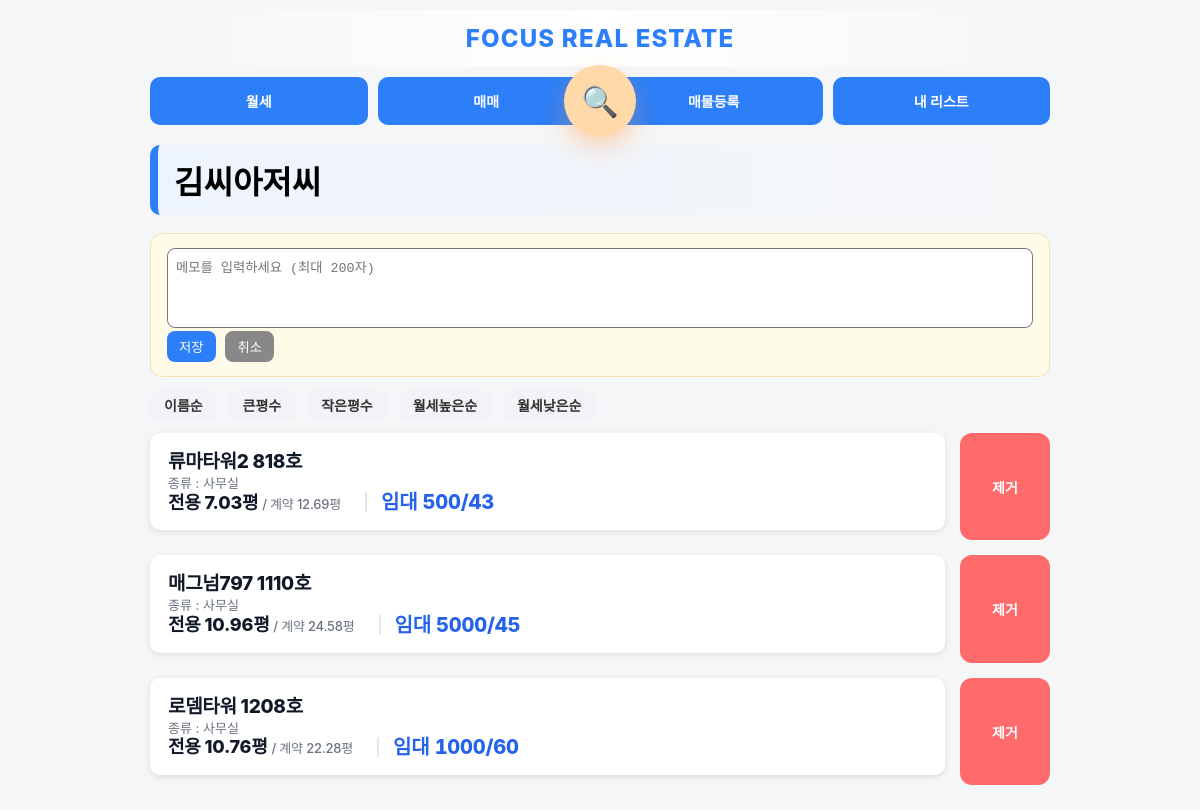
The page /collections/1 (signed in) on the database its author committed.
### app.py (models this page shows)
class Collection(db.Model):
    id = db.Column(db.Integer, primary_key=True)
    title = db.Column(db.String(200))
    memo = db.Column(db.String(200))
    created_at = db.Column(db.String(50))

class Property(db.Model):
    status = db.Column(db.String(20), default='available')
    property_type = db.Column(db.String(50))
    id = db.Column(db.Integer, primary_key=True)
    building_name = db.Column(db.String(200))
    exclusive_area = db.Column(db.Float)
    contract_area = db.Column(db.Float)
    deposit = db.Column(db.Integer)
    rent = db.Column(db.Integer)
    sale_price = db.Column(db.Integer)
    category = db.Column(db.String(20))
    status = db.Column(db.String(20), default='available')
    category = db.Column(db.String(20))
    status = db.Column(db.String(20), default='available')
    private_memo = db.Column(db.Text)
    has_interior = db.Column(db.Boolean, default=False)
    has_gonghang = db.Column(db.Boolean, default=False)
    has_corner = db.Column(db.Boolean, default=False)

### app.py (the view, shortened to what this page needs)
@app.route("/collections/<int:id>")
@login_required
def collection_detail(id):
    collection = Collection.query.get(id)
    sort = request.args.get("sort", "")
    items = CollectionItem.query.filter_by(collection_id=id).all()
    properties = []
    for item in items:
        p = Property.query.get(item.property_id)
        if p:
            p.collection_item_id = item.id
            properties.append(p)
    if sort == "name":
        properties = sorted(properties, key=lambda x: x.building_name)
    elif sort == "area_desc":
        properties = sorted(properties, key=lambda x: x.exclusive_area, reverse=True)
    elif sort == "area_asc":
        properties = sorted(properties, key=lambda x: x.exclusive_area)
    elif sort == "rent_desc":
        properties = sorted(properties, key=lambda x: x.rent, reverse=True)
    elif sort == "rent_asc":
        properties = sorted(properties, key=lambda x: x.rent)
    thumb_map = {}
    for img in PropertyImage.query.order_by(PropertyImage.id.desc()).all():
        if img.property_id not in thumb_map:
            thumb_map[img.property_id] = []
        if len(thumb_map[img.property_id]) < 2:
            thumb_map[img.property_id].append(img.file_path)
    return render_template(
        "collection_detail.html",
        collection=collection,
        properties=properties,
        sort=sort,
        thumb_map=thumb_map,
        format_sale_price_korean=format_sale_price_korean
    )

### app.py (called while the page is built)
@login_manager.user_loader
def load_user(user_id):
    return User.query.get(int(user_id))

### templates/collection_detail.html (shortened to what this page needs)
{% extends "base.html" %}
{% block content %}
<div class="section-title">{{ collection.title }}</div>
<div class="memo-card">
    <div id="memo-edit" {% if collection.memo %}style="display:none"{% endif %}>
        <textarea id="memo-input" class="memo-input" maxlength="200"
placeholder="메모를 입력하세요 (최대 200자)">{{ collection.memo or '' }}</textarea>
        <div class="memo-actions">
            <button onclick="saveMemo()">저장</button>
            <button onclick="cancelMemo()">취소</button>
        </div>
    </div>
</div>
<div class="sort-bar">
    <a href="?sort=name">이름순</a>
    <a href="?sort=area_desc">큰평수</a>
    <a href="?sort=area_asc">작은평수</a>
    <a href="?sort=rent_desc">월세높은순</a>
    <a href="?sort=rent_asc">월세낮은순</a>
</div>
<div class="list-detail-container">
{% for p in properties %}
<div class="detail-row">
    <div class="card property-card {{ p.property_type }}" onclick="location.href='/property/{{ p.id }}?from_collection_id={{ collection.id }}'">
    <div class="card-left">
        <div class="title">{{ p.building_name }}</div>
        <div class="detail">
            종류 : {{ p.property_type }}
        </div>
        <div class="detail-line">
            <div class="area-text">
                <span class="area-main">전용 {{ p.exclusive_area }}평</span>
                <span class="area-sub"> / 계약 {{ p.contract_area }}평</span>
            </div>
            <span class="price-inline">
                {% if p.category == "매매" %}
                    매매 {{ format_sale_price_korean(p.sale_price) }}
                {% else %}
                    임대 {{ p.deposit }}/{{ p.rent }}
                {% endif %}
            </span>
        </div>
    </div>
</div>
    <div class="remove-wrap mobile-hide-remove" onclick="event.stopPropagation();">
    <a href="{{ url_for('remove_from_collection', collection_id=collection.id, property_id=p.id) }}" class="remove-btn">
        제거
    </a>
</div>
</div>
{% endfor %}
</div>
{% endblock %}

### templates/base.html (shortened to what this page needs)
<!DOCTYPE html>
<html>
<head>
</head>
<body>
<div class="container">
    <div class="site-header">
         FOCUS REAL ESTATE
    </div>
    <div class="menu-wrapper">
    <div class="menu">
        <a href="/?mode=rent">월세</a>
        <a href="/?mode=sale">매매</a>
        <a href="/register" class="pc-only">매물등록</a>
        <a href="/collections">내 리스트</a>
    </div>
    <a href="/search" class="search-fab" title="매물 검색">
        🔍
    </a>
</div>
{% block content %}
{% endblock %}
</div>
</body>
</html>

### templates/base.html (style rules this page uses)
.site-header { text-align: center; font-size: 24px; font-weight: 800; letter-spacing: 1.2px; padding: 14px 0; color: #2d7ff9; background: linear-gradient(to right, #f5f6f8, #ffffff, #f5f6f8); border-radius: 12px; margin-bottom: 10px; }
body { font-size: 14px; }
.card-left { flex: 1; }
@media (min-width: 801px) { .menu { display: flex !important; flex-direction: row !important; justify-content: space-between !important; gap: 10px !important; } }
@media (min-width: 801px) { .menu a { flex: 1 !important; } }
body { font-family: "Pretendard", -apple-system, BlinkMacSystemFont, "Segoe UI", Roboto, sans-serif; margin: 0; padding: 0; background: #f5f6f8; }
.container { max-width: 900px; margin: 0 auto; padding: 10px; }
.menu { display: grid; grid-template-columns: repeat(3, 1fr); gap: 8px; margin-bottom: 15px; }
.menu a { text-align: center; padding: 14px 10px; background: #2d7ff9; color: white; border-radius: 10px; text-decoration: none; font-size: 14px; font-weight: bold; }
.card { background: white; padding: 12px; border-radius: 10px; margin-bottom: 10px; box-shadow: 0 2px 6px rgba(0,0,0,0.1); }
.property-card .title { font-weight: bold; font-size: 15px; margin-bottom: 2px; line-height: 1.15; }
.property-card .detail { font-size: 13px; margin-bottom: 1px; color: #444; line-height: 1.15; }
.menu-wrapper { position: relative; margin-bottom: 20px; }
.search-fab { position: absolute; left: 50%; top: 50%; transform: translate(-50%, -50%); width: 72px; height: 72px; border-radius: 50%; background: #ffd9a8; color: #ff8a00; display: flex; align-items: center; justify-content: center; font-size: 30px; text-decoration: none; box-shadow: 0 10px 25px rgba(255,150,60,0.35); transition: all 0.18s ease; z-index: 10; animation: floaty 2.4s ease-in-out infinite; }
.property-card { flex:1; display:flex; transition: transform 0.18s ease, box-shadow 0.18s ease; cursor: pointer; }
.property-card .card-left { display:flex; flex-direction:column; justify-content:center; }
.property-card { background: #ffffff; }
.detail-line { display:flex; align-items:flex-end; gap:10px; flex-wrap:nowrap; }
.area-text { font-size:18px; font-weight:800; color:#111827; line-height:1.05; letter-spacing:-0.2px; }
.detail-row { display:flex; gap:14px; align-items:center; justify-content:center; margin-top:14px; }
.detail-row > .card { display:flex; }
.detail-row { align-items:stretch; }
.property-card { height:100%; display:flex; }
.property-card .card-left { display:flex; flex-direction:column; justify-content:flex-start; }
.property-card .title { font-weight:800; font-size:19px; letter-spacing:-0.3px; color:#111827; }
.price-inline { font-weight:800; font-size:20px; letter-spacing:-0.2px; color:#2563eb; line-height:1; }
.price-inline { padding-left:14px; margin-left:14px; border-left:2px solid #e5e7eb; }
.price-inline, .property-card .price { font-variant-numeric: tabular-nums; }
.property-card .detail { font-size:13px; color:#6b7280; margin:1px 0; line-height:1.2; }
.property-card .detail-line { font-weight:500; }
.price-inline::before { opacity:0.7; }
.property-card { line-height:1.25; }
.area-main { font-weight:800; font-size:18px; color:#111827; }
.area-sub { font-weight:500; font-size:13px; color:#6b7280; }

### rows shown on the page
Collection: title "김씨아저씨"
Property: building_name "류마타워2 818호", property_type "사무실", exclusive_area "7.03", contract_area "12.69", deposit "500", rent "43"
Property: building_name "매그넘797 1110호", property_type "사무실", exclusive_area "10.96", contract_area "24.58", deposit "5000", rent "45"
Property: building_name "로뎀타워 1208호", property_type "사무실", exclusive_area "10.76", contract_area "22.28", deposit "1000", rent "60"
